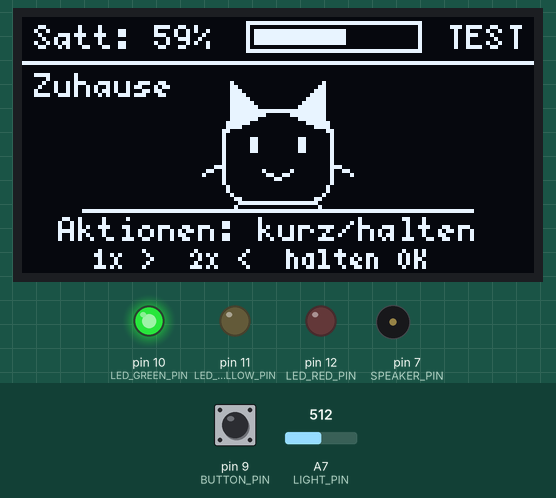
The sketch below on a simulated Arduino Nano, built with avr-gcc and run on an emulated ATmega328P. Parts: 128×64 one-colour display, output pins drawn as LEDs (lit = HIGH), buzzer (waves = sounding). Inputs (shaded band) come from the test bench; at power-on: A7 (LIGHT_PIN) = 512, pin 9 (BUTTON_PIN) LOW.

Above: at 1.7 s.
1.8 s: A7 (LIGHT_PIN) set to 132
4.6 s: A7 (LIGHT_PIN) set to 112
At 7.4 s:
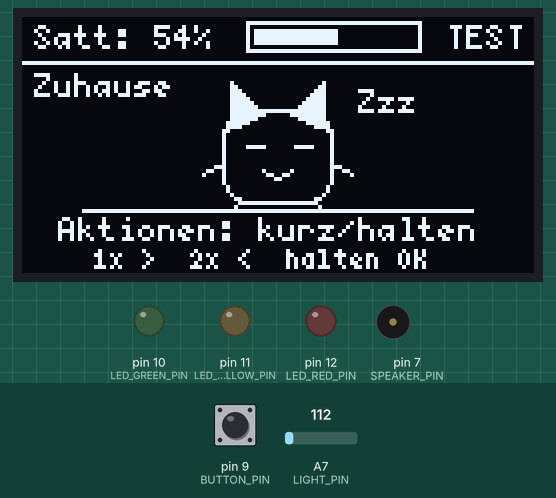
7.6 s: pin 9 (BUTTON_PIN) pulled HIGH for 0.15 s
At 9.5 s:
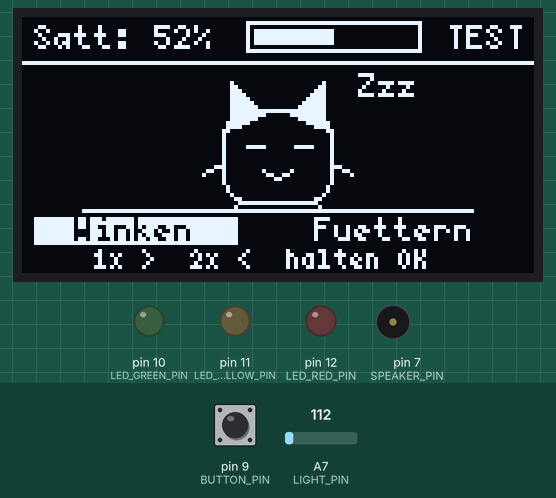
10.8 s: pin 9 (BUTTON_PIN) pulled HIGH for 1 s
At 12.36 s:
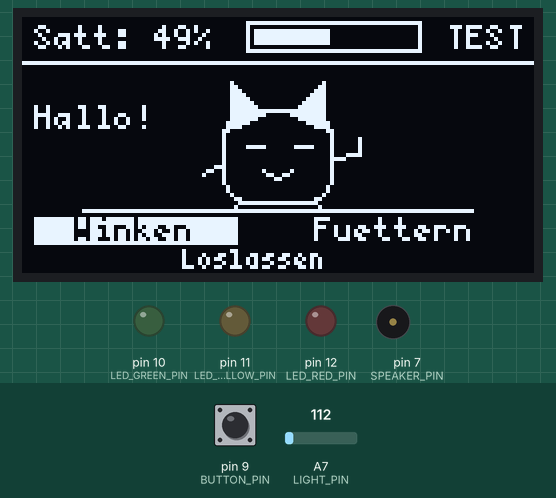
12.4 s: A7 (LIGHT_PIN) set to 208
15.4 s: A7 (LIGHT_PIN) set to 234
At 18.9 s:
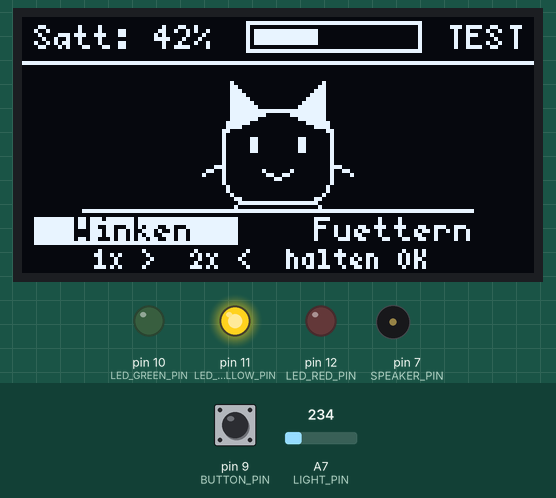
Timing chart, 0 to 32.0 s (numbered marks = the images above; inputs shaded):
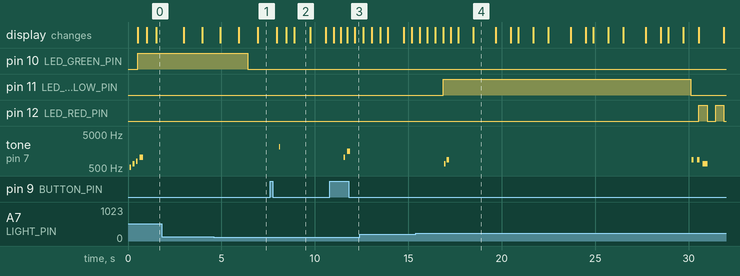

Measured:
- the behaviour switches between 120 and 119 on A7 (LIGHT_PIN) (found by bisection; images 0 and 1)
- the behaviour switches between 219 and 220 on A7 (LIGHT_PIN) (found by bisection; images 3 and 4)
- after the input at 4.6 s, pin 10 (LED_GREEN_PIN): HIGH → LOW after 1.8 s; the display: first differs from a run without the input after 2.3 s (image 1)
- after the input at 7.6 s, tone on pin 7 (SPEAKER_PIN): silent → 2093 Hz after 0.49 s, → silent 0.01 s later; the display: first differs from a run without the input after 0.88 s (image 2 shows a later state)
- after the input at 10.8 s, tone on pin 7 (SPEAKER_PIN): silent → 1047 Hz after 0.75 s, → silent 0.09 s later, → 1568 Hz 0.11 s later, → silent 0.14 s later; the display: first differs from a run without the input after 0.57 s (image 3 shows a later state)
- after the input at 15.4 s, pin 11 (LED_YELLOW_PIN): LOW → HIGH after 1.5 s, → LOW 13.2 s later; pin 12 (LED_RED_PIN): alternates HIGH for 0.45 s and LOW for 0.45 s, starting after 15.2 s
- by itself, tone on pin 7 (SPEAKER_PIN): plays 523 Hz for 0.09 s, 659 Hz for 0.09 s, 784 Hz for 0.09 s, 1047 Hz for 0.18 s

The sketch:

evi-cube.ino
```cpp
#include <Arduino.h>
#include <Wire.h>
#include <U8g2lib.h>
#include "pet.h"
#include "button_input.h"
#include "menu.h"
#include "melody.h"
#ifdef RUN_CHECKS
#include "checks.h"
#endif

// Pinbelegung des Funduino Cube laut Platinenbeschriftung (Loetanleitung V2).
const uint8_t BUTTON_PIN = 9;      // Taster SW1: gedrueckt = HIGH, R4 zieht nach GND
const uint8_t SPEAKER_PIN = 7;     // Lautsprecher BZ1
const uint8_t LED_RED_PIN = 12;    // LED 1
const uint8_t LED_YELLOW_PIN = 11; // LED 2
const uint8_t LED_GREEN_PIN = 10;  // LED 3
const uint8_t LIGHT_PIN = A7;      // Fotowiderstand: hell = hoher Wert

// Unter DARK_BELOW schlaeft Evi, ueber BRIGHT_ABOVE wacht sie auf.
// Der Abstand verhindert Flackern. Werte mit dem Cube-Test pruefen.
const uint16_t DARK_BELOW = 120;
const uint16_t BRIGHT_ABOVE = 220;
const uint32_t LIGHT_CHANGE_MS = 1500;

const uint32_t FRAME_MS = 80;

// Ein kleiner Seitenpuffer spart Arbeitsspeicher auf dem Nano.
U8G2_SSD1306_128X64_NONAME_1_HW_I2C display(U8G2_R0, U8X8_PIN_NONE);
Pet pet;
SingleButtonInput button;
Menu menu;

volatile bool buttonPressPending = false;
uint32_t lastFrameAt = 0;

bool dark = false;
uint32_t lightStableSince = 0;
bool hungerAnnounced = false;

const Note *melody = nullptr;
uint8_t melodyLength = 0;
uint8_t melodyIndex = 0;
uint32_t noteEndsAt = 0;

// D9 hat keinen eigenen Interrupt. Der Pin-Change-Interrupt meldet jede
// Aenderung an D8 bis D13; gemerkt wird nur, wenn der Taster gedrueckt ist.
// So gehen auch kurze Klicks waehrend der Displayuebertragung nicht verloren.
ISR(PCINT0_vect) {
  if (digitalRead(BUTTON_PIN) == HIGH) buttonPressPending = true;
}

void enableButtonInterrupt() {
  *digitalPinToPCMSK(BUTTON_PIN) |= bit(digitalPinToPCMSKbit(BUTTON_PIN));
  PCIFR |= bit(digitalPinToPCICRbit(BUTTON_PIN));
  PCICR |= bit(digitalPinToPCICRbit(BUTTON_PIN));
}

// Die OLEDs auf dem Cube melden sich laut Funduino unter 0x3C oder 0x3D.
uint8_t findDisplayAddress() {
  Wire.begin();
  for (uint8_t address = 0x3C; address <= 0x3D; ++address) {
    Wire.beginTransmission(address);
    if (Wire.endTransmission() == 0) return address;
  }
  return 0x3C;
}

void playMelody(const Note *notes, uint8_t length) {
  melody = notes;
  melodyLength = length;
  melodyIndex = 0;
  noteEndsAt = millis();
}

// Spielt Melodien ohne Warten ab, damit Anzeige und Taster weiterlaufen.
void updateSound(uint32_t now) {
  if (melody == nullptr || int32_t(now - noteEndsAt) < 0) return;
  if (melodyIndex >= melodyLength) {
    melody = nullptr;
    noTone(SPEAKER_PIN);
    return;
  }
  const uint16_t freq = pgm_read_word(&melody[melodyIndex].freq);
  const uint16_t ms = pgm_read_word(&melody[melodyIndex].ms);
  if (freq > 0) tone(SPEAKER_PIN, freq, ms);
  else noTone(SPEAKER_PIN);
  noteEndsAt = now + ms;
  ++melodyIndex;
}

void handleCommand(Command command, uint32_t now) {
  if (command == Command::None) return;
  const GameAction action = menu.handle(command);
  if (action == GameAction::Greet) {
    pet.greet(now);
    playMelody(MELODY(MELODY_GREET));
  } else if (action == GameAction::Feed) {
    pet.feed(now);
    playMelody(MELODY(MELODY_FEED));
  } else if (command == Command::Back) {
    playMelody(MELODY(MELODY_BACK));
  } else {
    playMelody(MELODY(MELODY_TICK));
  }
}

void readButton(uint32_t now) {
  // Kopieren und Loeschen duerfen keinen neuen Tastendruck verschlucken.
  noInterrupts();
  const bool pressed = buttonPressPending;
  buttonPressPending = false;
  interrupts();
  const bool down = digitalRead(BUTTON_PIN) == HIGH;
  const ButtonCommands commands = button.update(now, down, pressed);
  handleCommand(commands.first, now);
  handleCommand(commands.second, now);
}

// Licht aus: Evi schlaeft, das Display wird dunkler und die LEDs gehen aus.
void updateLight(uint32_t now) {
  const uint16_t level = analogRead(LIGHT_PIN);
  const bool wantsDark = dark ? level < BRIGHT_ABOVE : level < DARK_BELOW;
  if (wantsDark == dark) {
    lightStableSince = now;
    return;
  }
  if (uint32_t(now - lightStableSince) < LIGHT_CHANGE_MS) return;
  dark = wantsDark;
  lightStableSince = now;
  display.setContrast(dark ? 1 : 255);
  if (!dark) playMelody(MELODY(MELODY_WAKE));
}

// Ein Hinweiston, sobald Evi Hunger hat. Im Dunkeln erst nach dem Aufwachen.
void updateAttention() {
  if (!pet.isHungry()) {
    hungerAnnounced = false;
    return;
  }
  if (!hungerAnnounced && !dark) {
    playMelody(MELODY(MELODY_HUNGRY));
    hungerAnnounced = true;
  }
}

// Gruen = satt, gelb = bald hungrig, rot blinkend = Hunger. Nachts aus.
void updateLeds(uint32_t now) {
  const uint8_t satiety = pet.satiety();
  const bool blinkOn = ((now / 400UL) % 2) == 0;
  digitalWrite(LED_GREEN_PIN, !dark && satiety > 50 ? HIGH : LOW);
  digitalWrite(LED_YELLOW_PIN,
               !dark && satiety > 30 && satiety <= 50 ? HIGH : LOW);
  digitalWrite(LED_RED_PIN, !dark && pet.isHungry() && blinkOn ? HIGH : LOW);
}

void drawPet(bool eating, bool greeting, bool hungry, bool eyesClosed,
             uint8_t bounce, bool waveUp) {
  const uint8_t y = 23 - bounce;

  // Ohren, Koerper und Fuesse. Die Figur ist ein vorlaeufiger Platzhalter.
  display.drawTriangle(51, y + 5, 52, y - 7, 60, y + 1);
  display.drawTriangle(67, y + 1, 75, y - 7, 76, y + 5);
  display.drawRFrame(50, y, 28, 24, 7);
  display.drawLine(54, y + 23, 52, 48);
  display.drawLine(73, y + 23, 75, 48);

  if (eating || greeting || eyesClosed) {
    display.drawLine(56, y + 9, 60, y + 9);
    display.drawLine(68, y + 9, 72, y + 9);
  } else {
    display.drawBox(57, y + 7, 2, 4);
    display.drawBox(69, y + 7, 2, 4);
  }

  if (hungry && !eating && !greeting) {
    display.drawLine(60, y + 17, 63, y + 15);
    display.drawLine(63, y + 15, 67, y + 17);
  } else {
    display.drawLine(60, y + 15, 63, y + 17);
    display.drawLine(63, y + 17, 67, y + 15);
  }
  display.drawLine(50, y + 13, 45, y + 16);
  if (eating) {
    display.drawLine(77, y + 12, 84, y + 4);
    display.drawLine(84, y + 4, 84, y);
    // Ein kleines Stueck Futter neben der angehobenen Pfote.
    display.drawDisc(87, y + 1, 2);
  } else if (greeting) {
    const uint8_t handY = waveUp ? y : y + 7;
    display.drawLine(77, y + 12, 84, handY + 4);
    display.drawLine(84, handY + 4, 84, handY);
  } else {
    display.drawLine(77, y + 13, 82, y + 16);
  }
}

void drawMenu(const Menu &view, bool holding, bool confirmed, bool waiting,
              uint32_t held) {
  if (view.screen() == Screen::Actions) {
    const uint8_t selected = view.selectedAction();
    display.drawBox(selected == 0 ? 3 : 62, 50, selected == 0 ? 51 : 63, 7);
    display.setDrawColor(selected == 0 ? 0 : 1);
    display.drawStr(13, 56, "Winken");
    display.setDrawColor(selected == 1 ? 0 : 1);
    display.drawStr(73, 56, "Fuettern");
    display.setDrawColor(1);
  } else {
    display.drawStr(9, 56, "Aktionen: kurz/halten");
  }

  display.setFont(u8g2_font_4x6_tr);
  if (confirmed) {
    display.drawStr(40, 63, "Loslassen");
  } else if (holding) {
    const uint8_t fill = held >= SingleButtonInput::LONG_PRESS_MS ? 82 :
                        (held * 82) / SingleButtonInput::LONG_PRESS_MS;
    display.drawStr(3, 63, "Halten");
    display.drawFrame(40, 58, 84, 6);
    if (fill > 0) display.drawBox(41, 59, fill, 4);
  } else if (waiting) {
    display.drawStr(18, 63, "2. Klick? -> Zurueck");
  } else {
    display.drawStr(18, 63, "1x >  2x <  halten OK");
  }
}

void drawScene(uint32_t now) {
  // Derselbe Zustand wird fuer alle Displayseiten verwendet.
  const bool eating = pet.isEating();
  const bool greeting = pet.isGreeting();
  const bool hungry = pet.isHungry();
  const bool sleeping = dark && !eating && !greeting;
  const uint8_t satiety = pet.satiety();
  const uint8_t barFill = (uint16_t(satiety) * 40) / 100;
  const bool blinking = (now % 4000UL) < 160;
  const bool waveUp = ((now / 160UL) % 2) == 0;
  const uint8_t bounce = (eating || greeting) ? (waveUp ? 2 : 0) : 0;
  const bool zzzHigh = ((now / 700UL) % 2) == 0;
  // Die Eingabe wird auch zwischen Displayseiten verarbeitet. Diese Kopien
  // halten das gerade gezeichnete Bild trotzdem ueber alle Seiten konsistent.
  const Menu view = menu;
  const bool holding = button.isHolding();
  const bool confirmed = button.isConfirmed();
  const bool waiting = button.isWaitingForSecondClick();
  const uint32_t held = button.heldFor(now);

  display.firstPage();
  do {
    display.setFont(u8g2_font_5x7_tr);
    display.setCursor(3, 8);
    display.print("Satt: ");
    display.print(satiety);
    display.print('%');
    display.drawFrame(56, 1, 44, 8);
    if (barFill > 0) {
      display.drawBox(58, 3, barFill, 4);
    }
    display.drawStr(106, 8, "TEST");
    display.drawHLine(0, 11, 128);
    if (view.screen() == Screen::Home) display.drawStr(3, 20, "Zuhause");
    drawPet(eating, greeting, hungry, blinking || sleeping, bounce, waveUp);
    display.drawHLine(15, 48, 98);
    if (eating) {
      display.drawStr(90, 40, "Mjam!");
    } else if (greeting) {
      display.drawStr(3, 28, "Hallo!");
    } else if (sleeping) {
      display.drawStr(84, zzzHigh ? 20 : 24, "Zzz");
    } else if (hungry) {
      display.drawStr(3, 40, "Hunger!");
    }
    drawMenu(view, holding, confirmed, waiting, held);
    const uint32_t pageNow = millis();
    readButton(pageNow);
    updateSound(pageNow);
  } while (display.nextPage());
}

void setup() {
#ifdef RUN_CHECKS
  Serial.begin(115200);
  if (!runChecks()) {
    while (true) {}
  }
#endif
  pinMode(BUTTON_PIN, INPUT);  // externer Widerstand R4 auf der Platine
  pinMode(LED_RED_PIN, OUTPUT);
  pinMode(LED_YELLOW_PIN, OUTPUT);
  pinMode(LED_GREEN_PIN, OUTPUT);
  enableButtonInterrupt();

  display.setI2CAddress(findDisplayAddress() * 2);
  display.setBusClock(400000);
  display.begin();
  display.setContrast(255);
  lightStableSince = millis();
  playMelody(MELODY(MELODY_HELLO));
  drawScene(millis());
}

void loop() {
  const uint32_t now = millis();
  readButton(now);
  updateSound(now);
  pet.update(now);
  updateLight(now);
  updateAttention();
  updateLeds(now);

  if (uint32_t(now - lastFrameAt) >= FRAME_MS) {
    lastFrameAt = now;
    drawScene(now);
  }
}
```

button_input.h
```cpp
#ifndef TAMAGOTCHI_BUTTON_INPUT_H
#define TAMAGOTCHI_BUTTON_INPUT_H

#include "commands.h"

struct ButtonCommands {
  Command first = Command::None;
  Command second = Command::None;

  void add(Command command) {
    if (first == Command::None) first = command;
    else second = command;
  }
};

// Keine Arduino-Abhaengigkeit: Zeit und Tasterzustand kommen von aussen.
class SingleButtonInput {
 public:
  static const uint32_t DOUBLE_CLICK_MS = 300;
  static const uint32_t LONG_PRESS_MS = 700;
  static const uint32_t RELEASE_DEBOUNCE_MS = 10;

  ButtonCommands update(uint32_t now, bool down, bool pressEdge) {
    ButtonCommands commands;

    // Ein abgelaufener Einzelklick wird vor einem neuen Druck ausgegeben.
    if (!active_ && waiting_ &&
        uint32_t(now - firstReleaseAt_) > DOUBLE_CLICK_MS) {
      commands.add(Command::Next);
      waiting_ = false;
    }

    if (pressEdge && !active_) {
      active_ = true;
      longSent_ = false;
      releasing_ = false;
      secondPress_ = waiting_;
      startedAt_ = now;
    }

    if (active_) {
      if (down) {
        releasing_ = false;
        if (!longSent_ && uint32_t(now - startedAt_) >= LONG_PRESS_MS) {
          // Kurz + lang bedeutet Weiter, dann Bestaetigen, keinen Zurueck-Befehl.
          if (waiting_) commands.add(Command::Next);
          waiting_ = false;
          commands.add(Command::Confirm);
          longSent_ = true;
          secondPress_ = false;
        }
      } else {
        if (!releasing_) {
          releasing_ = true;
          releaseAt_ = now;
        }
        if (uint32_t(now - releaseAt_) >= RELEASE_DEBOUNCE_MS) {
          if (!longSent_) {
            if (secondPress_ && waiting_) {
              commands.add(Command::Back);
              waiting_ = false;
            } else {
              waiting_ = true;
              firstReleaseAt_ = releaseAt_;
            }
          }
          active_ = false;
          releasing_ = false;
          secondPress_ = false;
        }
      }
    }

    if (!active_ && waiting_ &&
        uint32_t(now - firstReleaseAt_) > DOUBLE_CLICK_MS) {
      commands.add(Command::Next);
      waiting_ = false;
    }
    return commands;
  }

  bool isHolding() const { return active_ && !releasing_ && !longSent_; }
  bool isConfirmed() const { return active_ && longSent_; }
  bool isWaitingForSecondClick() const { return waiting_; }
  uint32_t heldFor(uint32_t now) const { return uint32_t(now - startedAt_); }

 private:
  bool active_ = false;
  bool releasing_ = false;
  bool longSent_ = false;
  bool waiting_ = false;
  bool secondPress_ = false;
  uint32_t startedAt_ = 0;
  uint32_t releaseAt_ = 0;
  uint32_t firstReleaseAt_ = 0;
};

#endif
```

commands.h
```cpp
#ifndef TAMAGOTCHI_COMMANDS_H
#define TAMAGOTCHI_COMMANDS_H

#include <stdint.h>

// Diese Befehle gelten unabhaengig von Anzahl und Anschluss der Taster.
enum class Command : uint8_t { None, Next, Confirm, Back };

#endif
```

melody.h
```cpp
#ifndef TAMAGOTCHI_MELODY_H
#define TAMAGOTCHI_MELODY_H

#include <stdint.h>
#include <avr/pgmspace.h>

// Ein Ton: Hoehe in Hertz (0 = Pause) und Dauer in Millisekunden.
struct Note {
  uint16_t freq;
  uint16_t ms;
};

// Die Melodien liegen im Flash-Speicher, um Arbeitsspeicher zu sparen.
const Note MELODY_HELLO[] PROGMEM = {
    {523, 90}, {0, 30}, {659, 90}, {0, 30}, {784, 90}, {0, 30}, {1047, 180}};
const Note MELODY_TICK[] PROGMEM = {{2093, 12}};
const Note MELODY_BACK[] PROGMEM = {{1047, 12}};
const Note MELODY_GREET[] PROGMEM = {{1047, 90}, {0, 50}, {1568, 140}};
const Note MELODY_FEED[] PROGMEM = {
    {784, 80}, {0, 40}, {988, 80}, {0, 40}, {1319, 140}};
const Note MELODY_HUNGRY[] PROGMEM = {
    {880, 120}, {0, 120}, {880, 120}, {0, 120}, {659, 260}};
const Note MELODY_WAKE[] PROGMEM = {{659, 80}, {0, 30}, {880, 120}};

#define MELODY(name) name, uint8_t(sizeof(name) / sizeof(Note))

#endif
```

menu.h
```cpp
#ifndef TAMAGOTCHI_MENU_H
#define TAMAGOTCHI_MENU_H

#include "commands.h"

enum class Screen : uint8_t { Home, Actions };
enum class GameAction : uint8_t { None, Greet, Feed };

// Das Menue kennt nur Befehle, weder Taster noch Display oder Tierzustand.
class Menu {
 public:
  GameAction handle(Command command) {
    if (command == Command::Back) {
      screen_ = Screen::Home;
    } else if (command != Command::None && screen_ == Screen::Home) {
      screen_ = Screen::Actions;
    } else if (command == Command::Next) {
      selected_ = (selected_ + 1) % 2;
    } else if (command == Command::Confirm) {
      return selected_ == 0 ? GameAction::Greet : GameAction::Feed;
    }
    return GameAction::None;
  }

  Screen screen() const { return screen_; }
  uint8_t selectedAction() const { return selected_; }

 private:
  Screen screen_ = Screen::Home;
  uint8_t selected_ = 0;
};

#endif
```

pet.h
```cpp
#ifndef TAMAGOTCHI_PET_H
#define TAMAGOTCHI_PET_H

#include <stdint.h>

// Vorlaeufige Testregeln, unabhaengig von Display und Eingabe.
class Pet {
 public:
  void feed(uint32_t now) {
    update(now);
    const uint16_t nextSatiety = satiety_ + 25;
    satiety_ = nextSatiety > 100 ? 100 : nextSatiety;
    eating_ = true;
    greeting_ = false;
    reactionAt_ = now;
  }

  void greet(uint32_t now) {
    update(now);
    greeting_ = true;
    eating_ = false;
    reactionAt_ = now;
  }

  void update(uint32_t now) {
    // Testtempo: ein Saettigungspunkt pro simulierter Sekunde.
    const uint32_t steps = uint32_t(now - lastHungerAt_) / 1000UL;
    if (steps > 0) {
      lastHungerAt_ += steps * 1000UL;
      satiety_ = steps >= satiety_ ? 0 : satiety_ - steps;
    }
    if (uint32_t(now - reactionAt_) >= 1500UL) {
      eating_ = false;
      greeting_ = false;
    }
  }

  uint8_t satiety() const { return satiety_; }
  bool isHungry() const { return satiety_ <= 30; }
  bool isEating() const { return eating_; }
  bool isGreeting() const { return greeting_; }

 private:
  uint8_t satiety_ = 60;
  bool eating_ = false;
  bool greeting_ = false;
  uint32_t lastHungerAt_ = 0;
  uint32_t reactionAt_ = 0;
};

#endif
```
